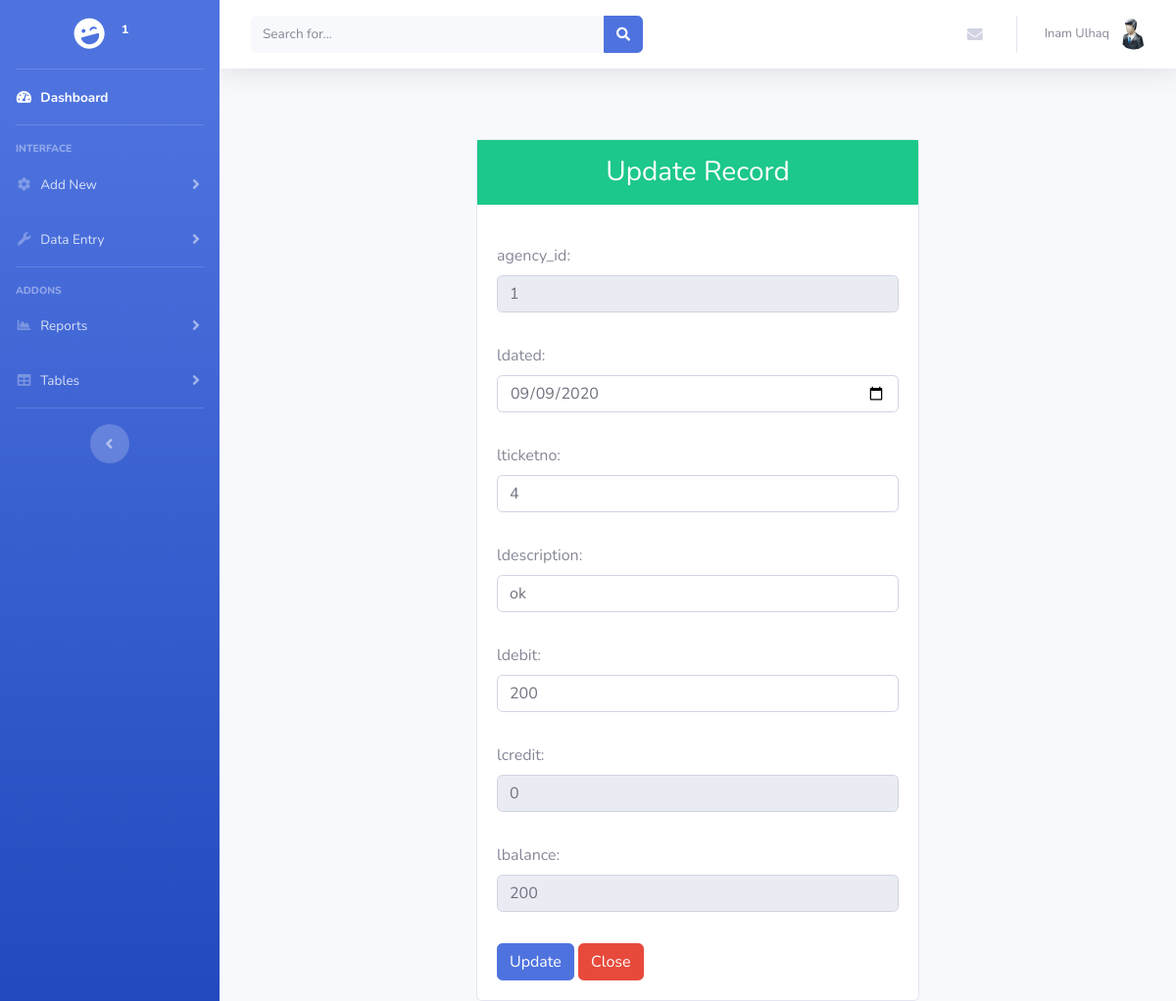
The page /ledit.php?ledit=6 (signed in) on the database its author committed.
### tables this page shows
CREATE TABLE `users` (
  `id` int(11) NOT NULL,
  `username` varchar(255) NOT NULL,
  `password` varchar(255) NOT NULL,
  `firstname` varchar(50) NOT NULL,
  `lastname` varchar(50) NOT NULL,
  `ucompany` varchar(30) NOT NULL,
  `role` varchar(10) NOT NULL,
  `status` int(11) NOT NULL DEFAULT '1'
);

CREATE TABLE `ledger` (
  `id` int(11) NOT NULL,
  `agency_id` int(11) NOT NULL,
  `ldated` date NOT NULL,
  `lticketno` varchar(25) NOT NULL,
  `ldescription` varchar(255) NOT NULL,
  `ldebit` int(11) NOT NULL DEFAULT '0',
  `lcredit` int(11) NOT NULL DEFAULT '0',
  `lbalance` int(11) NOT NULL,
  `user_id` int(11) NOT NULL
);

### ledit.php (the view, shortened to what this page needs)
<?php
    require_once("header.php");
    $id = $_GET['ledit'];
    $query = " SELECT * from ledger WHERE id='".$id."'";
    $result = mysqli_query($conn,$query);
    while($row=mysqli_fetch_assoc($result))
    {
            $agency_id = $row['agency_id'];
            $ldated = $row['ldated'];
            $lticketno = $row['lticketno'];
            $ldescription = $row['ldescription'];
            $ldebit = $row['ldebit'];
            $lcredit = $row['lcredit'];
            $lbalance = $row['lbalance'];
    }
?>
<body class="bg-dark">
        <div class="container">
            <div class="row">
                <div class="col-lg-6 m-auto">
                    <div class="card mt-5">
                        <div class="card-title">
                            <h3 class="bg-success text-white text-center py-3"> Update Record</h3>
                        </div>
                        <div class="card-body">
                            <form action="updateledger.php" method="POST">
                                <label>agency_id:</label><br />
                                <input type="text" class="form-control mb-2" name="agency_id" value="<?php echo $agency_id ?>" readonly><br />
                                <label>ldated:</label><br />
                                <input type="date" class="form-control mb-2" name="ldated" value="<?php echo $ldated ?>" ><br />
                                <label>lticketno:</label><br />
                                <input type="text" class="form-control mb-2" name="lticketno" value="<?php echo $lticketno ?>"><br />
                                <label>ldescription:</label><br />
                                <input type="text" class="form-control mb-2" name="ldescription" value="<?php echo $ldescription ?>"><br />
                                <label>ldebit:</label><br />
                                <input type="text" class="form-control mb-2" name="ldebit" value="<?php echo $ldebit ?>" <?php if($ldebit==0) echo "readonly"; ?>><br />
                                <label>lcredit:</label><br />
                                <input type="text" class="form-control mb-2" name="lcredit" value="<?php echo $lcredit ?>" <?php if($lcredit==0) echo "readonly"; ?>><br />
                                <label>lbalance:</label><br />
                                <input type="text" class="form-control mb-2" name="lbalance" value="<?php echo $lbalance ?>" readonly><br />
                                <button type="submit" class="btn btn-primary" name="lupdate">Update</button>
                                <button type="close" class="btn btn-danger" name="close">Close</button>
                            </form>
                        </div>
                    </div>
                </div>
            </div>
        </div>
</body>

### header.php (shortened to what this page needs)
<?php include ('db.php');
$user_id=$_SESSION['id'];
?>
<?php
      $sql = "SELECT * FROM users WHERE id=$user_id";
             if ($result = mysqli_query($conn,$sql)){
                  $row = mysqli_fetch_array($result);
                  $id=$row['id'];
                  $firstname=$row['firstname'];
                  $lastname=$row['lastname'];
                  $ucompany=$row['ucompany'];
            }?>
<!DOCTYPE html>
<html lang="en">
<head>
  <link href="vendor/fontawesome-free/css/all.min.css" rel="stylesheet" type="text/css">
  <link href="css/sb-admin-2.min.css" rel="stylesheet">
  <link href="style.css" rel="stylesheet">
  <link rel="stylesheet" href="https://cdn.datatables.net/1.10.21/css/jquery.dataTables.min.css" />
</head>
<body id="page-top">
  <div id="wrapper">
    <ul class="navbar-nav bg-gradient-primary sidebar sidebar-dark accordion" id="accordionSidebar">
      <a class="sidebar-brand d-flex align-items-center justify-content-center" href="index.php">
        <div class="sidebar-brand-icon rotate-n-15">
          <i class="fas fa-laugh-wink"></i>
        </div>
        <div class="sidebar-brand-text mx-3"><?php echo $ucompany; ?><sup><?php echo $id; ?></sup></div>
      </a>
      <hr class="sidebar-divider my-0">
      <li class="nav-item active">
        <a class="nav-link" href="index.php">
          <i class="fas fa-fw fa-tachometer-alt"></i>
          <span>Dashboard</span></a>
      </li>
      <hr class="sidebar-divider">
      <div class="sidebar-heading">
        Interface
      </div>
      <li class="nav-item">
        <a class="nav-link collapsed" href="#" data-toggle="collapse" data-target="#collapseTwo" aria-expanded="true" aria-controls="collapseTwo">
          <i class="fas fa-fw fa-cog"></i>
          <span>Add New</span>
        </a>
      </li>
      <li class="nav-item">
        <a class="nav-link collapsed" href="#" data-toggle="collapse" data-target="#collapseUtilities" aria-expanded="true" aria-controls="collapseUtilities">
          <i class="fas fa-fw fa-wrench"></i>
          <span>Data Entry</span>
        </a>
      </li>
      <hr class="sidebar-divider">
      <div class="sidebar-heading">
        Addons
      </div>
      <li class="nav-item">
        <a class="nav-link collapsed" href="#" data-toggle="collapse" data-target="#collapsePages" aria-expanded="true" aria-controls="collapsePages">
          <i class="fas fa-fw fa-chart-area"></i>
          <span>Reports</span>
        </a>
      </li>
      <li class="nav-item">
        <a class="nav-link collapsed" href="#" data-toggle="collapse" data-target="#collapseTables" aria-expanded="true" aria-controls="collapseTables">
          <i class="fas fa-fw fa-table"></i>
          <span>Tables</span>
        </a>
      </li>
      <hr class="sidebar-divider d-none d-md-block">
      <div class="text-center d-none d-md-inline">
        <button class="rounded-circle border-0" id="sidebarToggle"></button>
      </div>
    </ul>
    <div id="content-wrapper" class="d-flex flex-column">
      <div id="content">
        <nav class="navbar navbar-expand navbar-light bg-white topbar mb-4 static-top shadow">
          <form class="d-none d-sm-inline-block form-inline mr-auto ml-md-3 my-2 my-md-0 mw-100 navbar-search">
            <div class="input-group">
              <input type="text" class="form-control bg-light border-0 small" placeholder="Search for..." aria-label="Search" aria-describedby="basic-addon2">
              <div class="input-group-append">
                <button class="btn btn-primary" type="button">
                  <i class="fas fa-search fa-sm"></i>
                </button>
              </div>
            </div>
          </form>
          <ul class="navbar-nav ml-auto">
            <li class="nav-item dropdown no-arrow mx-1">
              <a class="nav-link dropdown-toggle" href="#" id="messagesDropdown" role="button" data-toggle="dropdown" aria-haspopup="true" aria-expanded="false">
                <i class="fas fa-envelope fa-fw"></i>
              </a>
            </li>
            <li class="nav-item dropdown no-arrow">
              <a class="nav-link dropdown-toggle" href="#" id="userDropdown" role="button" data-toggle="dropdown" aria-haspopup="true" aria-expanded="false">
                <span class="mr-2 d-none d-lg-inline text-gray-600 small"><?php echo $firstname.' '.$lastname ?></span>
                <img class="img-profile rounded-circle" src="img/user.png">
              </a>
            </li>
          </ul>
        </nav>

### rows shown on the page
users: id "1", firstname "Inam", lastname "Ulhaq"
ledger: agency_id "1", ldated "09/09/2020", lticketno "4", ldescription "ok", ldebit "200", lcredit "0", lbalance "200"
